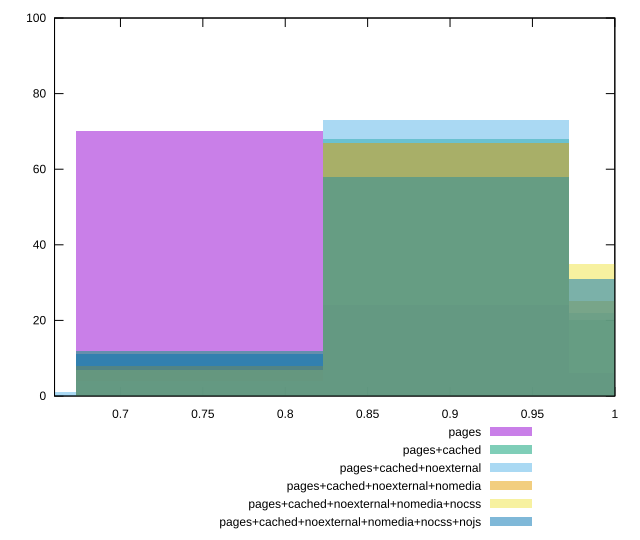

This figure's gnuplot source:
reset

$pages <<EOF
0.7478435447519745 70
0.8974122537023694 24
1.0469809626527642 6
EOF

$pagesCached <<EOF
0.8974122537023694 68
0.7478435447519745 12
1.0469809626527642 20
EOF

$pagesCachedNoexternal <<EOF
0.8974122537023694 73
1.0469809626527642 22
0.7478435447519745 4
0.5982748358015796 1
EOF

$pagesCachedNoexternalNomedia <<EOF
0.8974122537023694 67
1.0469809626527642 25
0.7478435447519745 8
EOF

$pagesCachedNoexternalNomediaNocss <<EOF
0.8974122537023694 58
1.0469809626527642 35
0.7478435447519745 7
EOF

$pagesCachedNoexternalNomediaNocssNojs <<EOF
0.7478435447519745 11
0.8974122537023694 58
1.0469809626527642 31
EOF

set key outside below
set boxwidth 0.1495687089503949
set xrange [0.66:1]
set yrange [0:100]
set trange [0:100]
set style fill transparent solid 0.5 noborder
set terminal svg size 640, 540 enhanced background rgb 'white'
set output "reprap/uses-optimized-images/comparison/histogram/all_score.svg"

plot $pages title "pages" with boxes, \
     $pagesCached title "pages+cached" with boxes, \
     $pagesCachedNoexternal title "pages+cached+noexternal" with boxes, \
     $pagesCachedNoexternalNomedia title "pages+cached+noexternal+nomedia" with boxes, \
     $pagesCachedNoexternalNomediaNocss title "pages+cached+noexternal+nomedia+nocss" with boxes, \
     $pagesCachedNoexternalNomediaNocssNojs title "pages+cached+noexternal+nomedia+nocss+nojs" with boxes

reset
